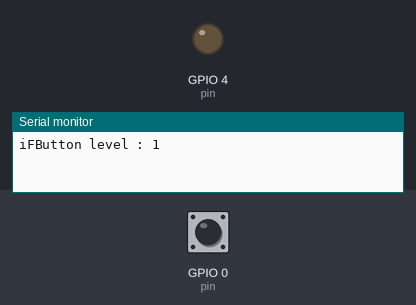
Recording of a program running on a simulated ESP32. On the bench: output pins drawn as LEDs (lit = HIGH), the last lines printed to the serial monitor. Dashed ring = blinking. The test bench sets the inputs (shaded band); at power-on: GPIO 0 (pin) HIGH.

Above: at 2.2 s.
2.3 s: GPIO 0 (pin) pulled LOW for 0.15 s
At 2.7 s:
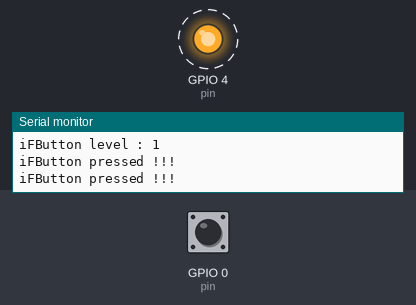
5.4 s: GPIO 0 (pin) pulled LOW for 1 s
At 5.4 s:
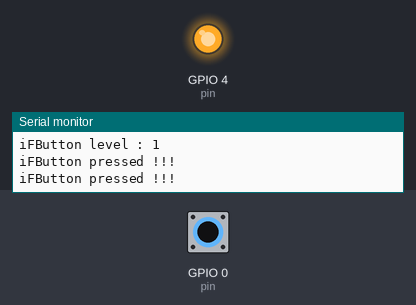
7.9 s: GPIO 0 (pin) pulled LOW for 3.2 s
At 8.8 s:
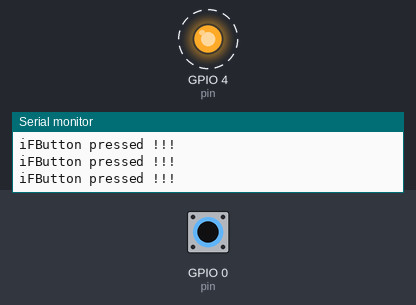
Timing chart, 0 to 18.6 s (numbered marks = the images above; inputs shaded):
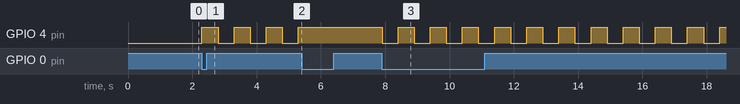

The program:

main.cpp
```cpp
/******************************************************************************
main.cpp - iFLine, iFBalance Arduino Library
hkkim@koreaits.com ( KITS Lab )
original creation date: April 3, 2020

Development environment specifics:
Arduino IDE 1.8.x
iFBalance
******************************************************************************/

#include <Arduino.h>
#include "iFLED.h"
#include "iFButton.h"

#define SerialDebug   false  // Set to true to get Serial output for debugging

#define PRO_CPU 0
#define APP_CPU 1

iFLED     ifLed;
iFButton  ifButton;

void setup() {
  Serial.begin( 115200 );
  delay(1000);

  ifLed.init( GPIO_NUM_4, PRO_CPU);

  ifButton.init( GPIO_NUM_0, PRO_CPU);
}

void loop() {
  if( ifButton.isPressed() ){

      ifButton.setRelease( false );

      ifLed.toggleBlink();

      Serial.println("iFButton pressed !!! " );

    }
}
```

iFButton.cpp
```cpp
/******************************************************************************
iFButton.cpp - iFBalance Arduino Library
hkkim@koreaits.com ( KITS Lab )
original creation date: April 3, 2020

Development environment specifics:
Arduino IDE 1.8.x
iFBalance
******************************************************************************/

#include "Arduino.h"
#include "iFButton.h"

gpio_num_t iFButton::pin = GPIO_NUM_0;

portMUX_TYPE iFButton::spinlock = portMUX_INITIALIZER_UNLOCKED;
volatile bool iFButton::bPressed = false;

void IRAM_ATTR iFButton::onHandler()
{
  portENTER_CRITICAL(&spinlock);
    setRelease( true );
  portEXIT_CRITICAL(&spinlock);
}

void iFButton::taskFunc(void *pvParameters)
{
  for (;;)
  {
    if( isPressed() ){
      // setRelease( false );

      Serial.println("iFButton pressed !!! " );
    }
    delay(1);
  }
}

bool iFButton::isPressed(){
  bool isPressed = false;

  portENTER_CRITICAL(&spinlock);
    isPressed = bPressed;
  portEXIT_CRITICAL(&spinlock);

  return isPressed;
}

void iFButton::setRelease(bool state){
  bPressed = state;
}

void iFButton::init(gpio_num_t io, int core)
{
  pin = io;

  pinMode(pin, INPUT_PULLUP);
  attachInterrupt(digitalPinToInterrupt( pin ), onHandler, FALLING);

  xTaskCreatePinnedToCore( taskFunc, "taskFunc",
          2048,
          NULL,
          uxTaskPriorityGet(NULL),
          NULL,
          core);

  int16_t level = digitalRead( pin );
  Serial.println("iFButton level : " + String( level ));
}
```

iFButton.h
```cpp
/******************************************************************************
iFButton.h - iFBalance Arduino Library
hkkim@koreaits.com ( KITS Lab )
original creation date: April 3, 2020

Development environment specifics:
Arduino IDE 1.8.x
iFBalance
******************************************************************************/

#pragma once

#include <Arduino.h>

class iFButton
{
    private:
        TaskHandle_t taskHandle;

        static volatile bool bPressed;
        static gpio_num_t pin;

    private:
        static void IRAM_ATTR onHandler();

    public:
        static portMUX_TYPE spinlock;

    public:
        iFButton(){};
        void init(gpio_num_t pin, int core);
        static void taskFunc(void *pvParameters);

    public:
        static bool isPressed();
        static void setRelease(bool state);
};
```

iFLED.cpp
```cpp
/******************************************************************************
iFLED.cpp - iFBalance Arduino Library
hkkim@koreaits.com ( KITS Lab )
original creation date: April 3, 2020

Development environment specifics:
Arduino IDE 1.8.x
iFBalance
******************************************************************************/

#include "Arduino.h"
#include "iFLED.h"

gpio_num_t iFLED::pin = GPIO_NUM_4;

void iFLED::taskFunc(void *pvParameters)
{
  portTickType delay = *(portTickType*)pvParameters;

  while(1) {

    digitalWrite(pin, HIGH);
    vTaskDelay(delay / portTICK_PERIOD_MS);

    digitalWrite(pin, LOW);
    vTaskDelay(delay / portTICK_PERIOD_MS);
  }
}

void iFLED::init(gpio_num_t io, int core)
{
  pin = io;

  // Configure pin
  pinMode(pin, OUTPUT);

  xTaskCreatePinnedToCore( taskFunc, "taskFunc",
          2048,
          (void*)&timeDelay,
          uxTaskPriorityGet(NULL),
          &taskHandle,
          core);

  vTaskSuspend(taskHandle);
}

void iFLED::toggleBlink(){
  blinkState = !blinkState;

  if( blinkState ){
    vTaskResume(taskHandle);
  }
  else{
    vTaskSuspend(taskHandle);
  }
}
```

iFLED.h
```cpp
/******************************************************************************
iFLED.h - iFBalance Arduino Library
hkkim@koreaits.com ( KITS Lab )
original creation date: April 3, 2020

Development environment specifics:
Arduino IDE 1.8.x
iFBalance
******************************************************************************/

#pragma once

#include <Arduino.h>

class  iFLED
 {
     private :
        int32_t timeDelay = 500 ;
        TaskHandle_t taskHandle;
        static  gpio_num_t pin;
        bool blinkState = false;

    public:
        iFLED(){};
        void init(gpio_num_t io, int core);

        static void taskFunc(void *pvParameters);
        void toggleBlink();
        bool  isBlinking ()  { return blinkState; }

};
```

Measured:
- after the input at 2.3 s, GPIO 4 (pin): alternates HIGH for 0.50 s and LOW for 0.50 s, starting at once
- after the input at 5.4 s, GPIO 4 (pin): stops changing and stays HIGH
- after the input at 7.9 s, GPIO 4 (pin): alternates HIGH for 0.50 s and LOW for 0.50 s, starting at once
